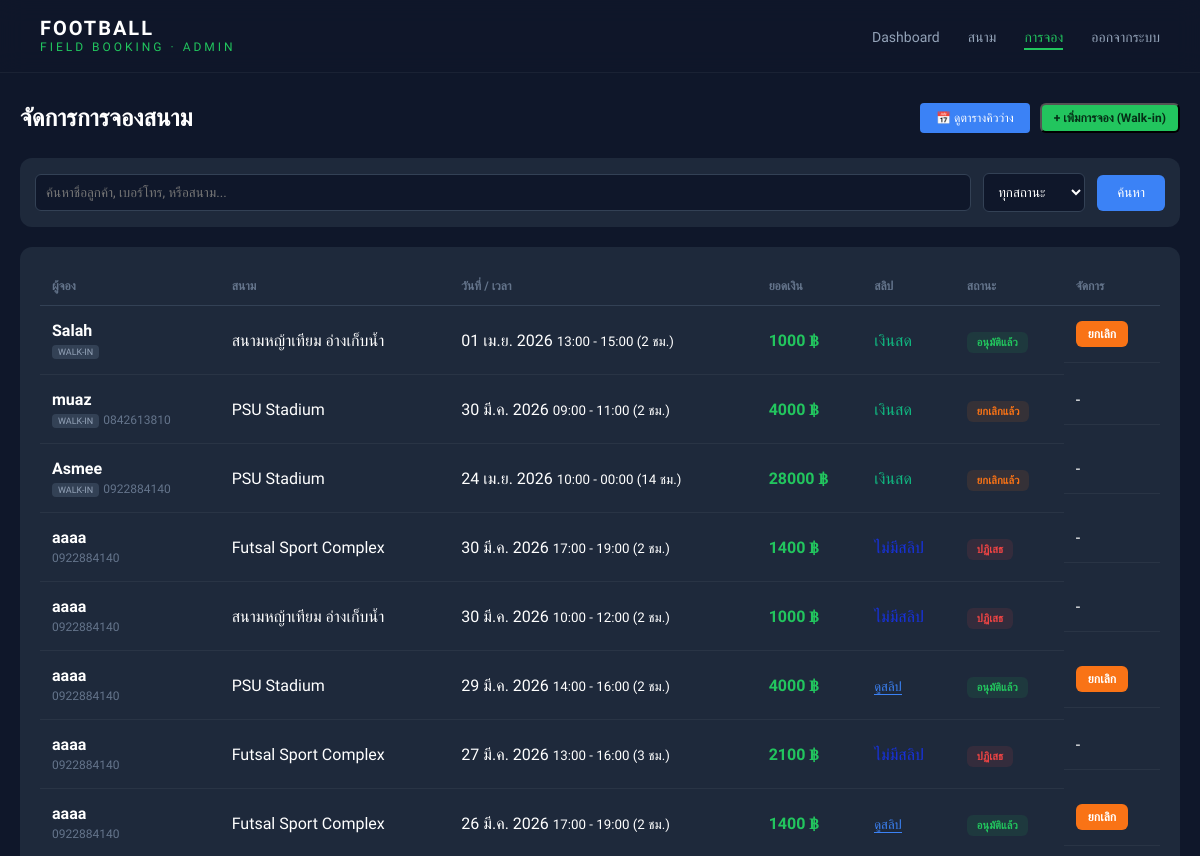
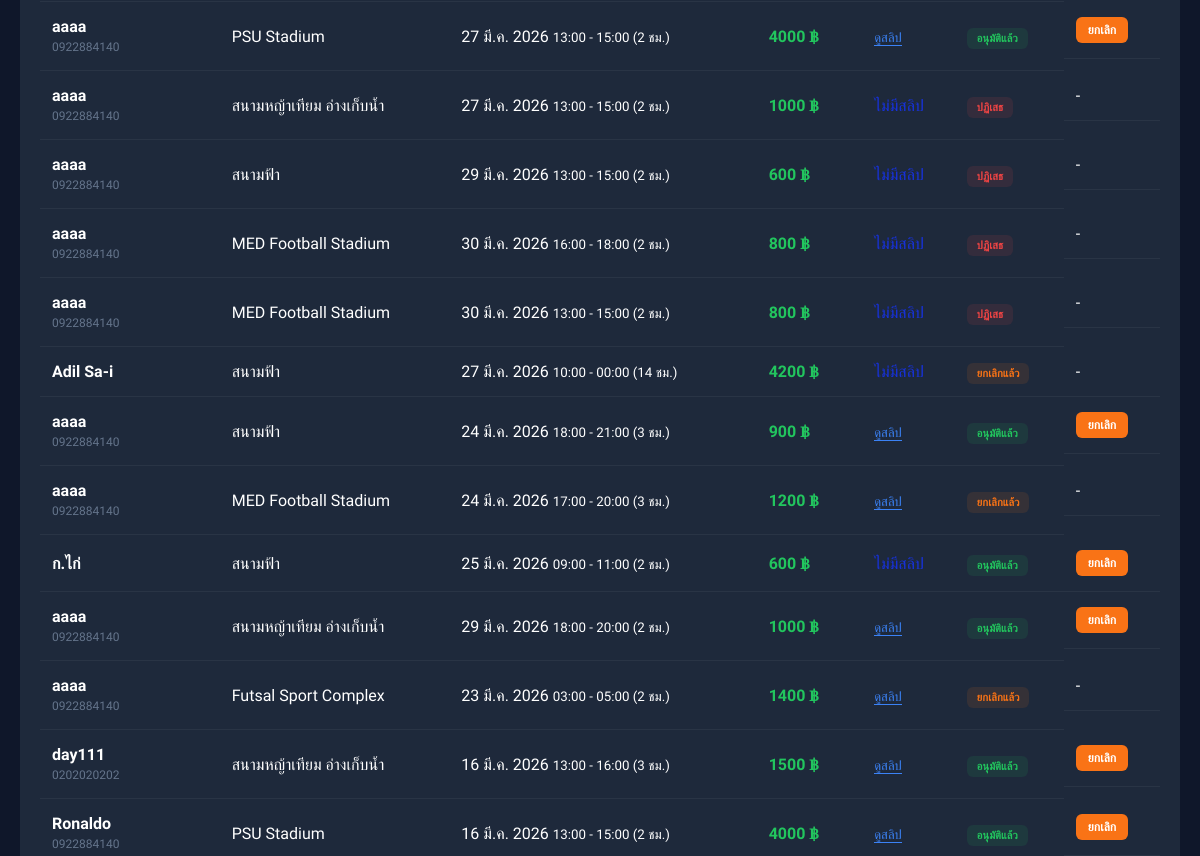
Before: /dashboard/bookings/ (signed in, upper part) with the older database file (2 pictures, top to bottom).
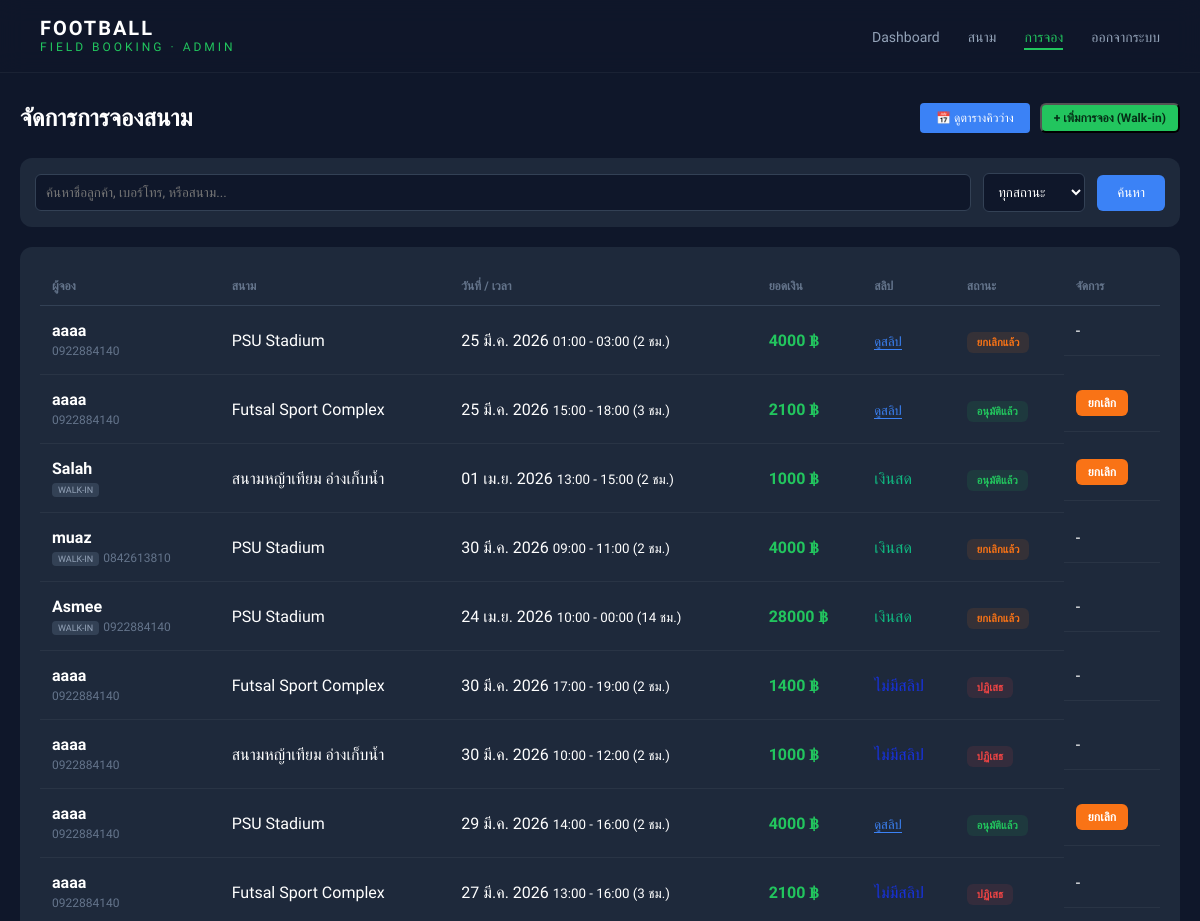
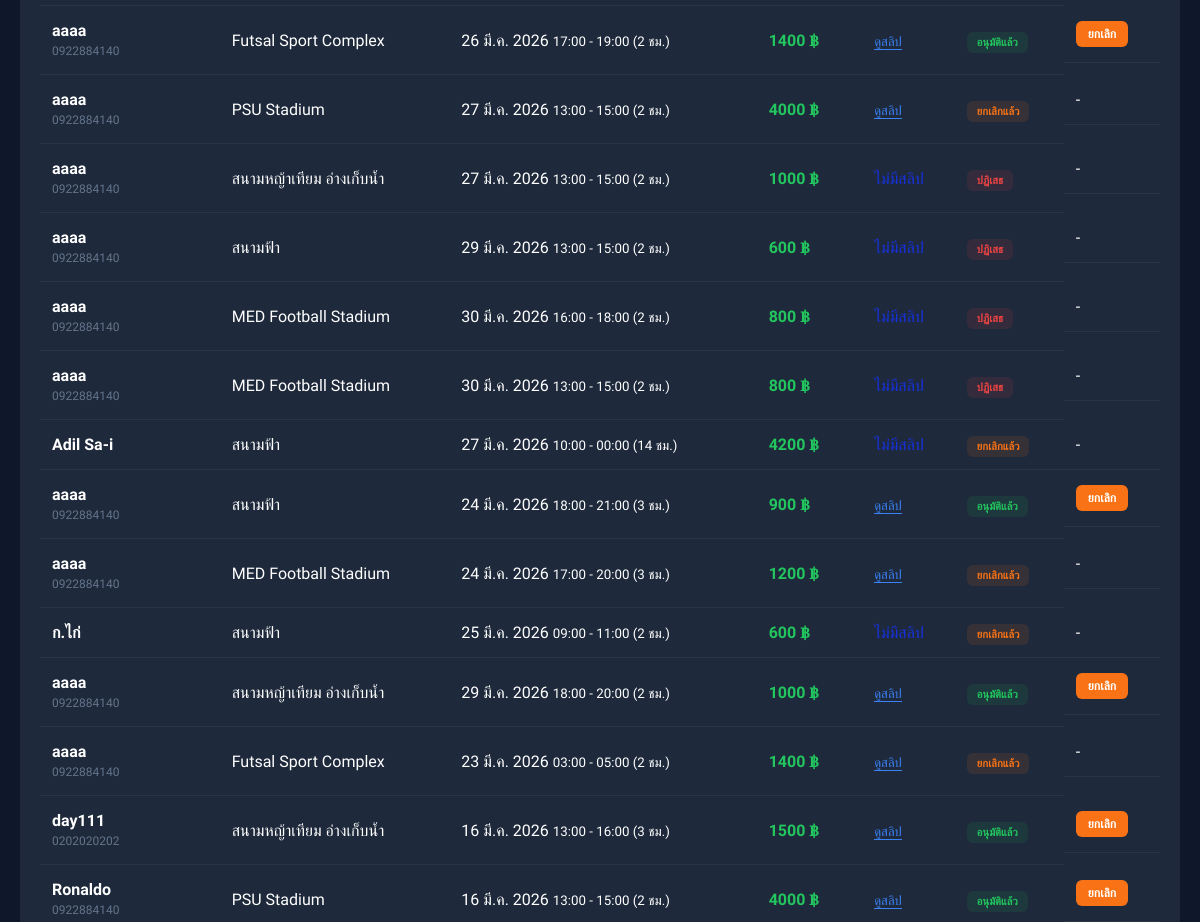
After: the same page with the newer database file (2 pictures, top to bottom).
### booking/models.py (models this page shows, shortened)
class Booking(models.Model):
    STATUS_CHOICES = (
        ('pending', 'Pending'),
        ('approved', 'Approved'),
        ('rejected', 'Rejected'),
        ('cancelled', 'Cancelled'),
    )
    user = models.ForeignKey(User, on_delete=models.SET_NULL, null=True, blank=True)
    field = models.ForeignKey(Field, on_delete=models.SET_NULL, null=True, blank=True)
    date = models.DateField()
    start_time = models.TimeField()
    end_time = models.TimeField()
    hours = models.IntegerField()
    total_price = models.IntegerField()
    status = models.CharField(max_length=10, choices=STATUS_CHOICES, default='pending')
    slip = models.ImageField(upload_to="slips/", null=True, blank=True)
    is_walkin = models.BooleanField(default=False)
    created_at = models.DateTimeField(auto_now_add=True)
    hours = models.IntegerField()
    water_packs = models.IntegerField(default=0)
    balls = models.IntegerField(default=0)
    class Meta:
        ordering = ['-created_at']

class Field(models.Model):
    name = models.CharField(max_length=100)
    field_type = models.CharField(max_length=20, choices=FIELD_TYPE)
    price = models.IntegerField()
    image = models.ImageField(upload_to='fields/', null=True, blank=True)
    open_time = models.TimeField()
    close_time = models.TimeField()
    is_active = models.BooleanField(default=True)

class Profile(models.Model):
    user = models.OneToOneField(User, on_delete=models.CASCADE)
    phone = models.CharField(max_length=20)

### booking/views.py (the view)
# urls.py: path('dashboard/bookings/', views.booking_management, name='booking_management'),
@login_required
def booking_management(request):
    if not request.user.is_superuser:
        return redirect("home")
    search_query = request.GET.get('q', '')
    status_filter = request.GET.get('status', '')
    bookings = Booking.objects.select_related("user", "field").order_by("-created_at")
    fields = Field.objects.all()
    if search_query:
        bookings = bookings.filter(
            Q(user__username__icontains=search_query) |
            Q(field__name__icontains=search_query)
        )
    if status_filter:
        bookings = bookings.filter(status=status_filter)
    context = {
        "bookings": bookings,
        "fields": fields,
        "search_query": search_query,
        "status_filter": status_filter,
    }
    return render(request, "booking/booking-management.html", context)

### booking/templates/booking/booking-management.html (shortened to what the changed rows need)
{% load static %}
<!DOCTYPE html>
<html lang="th">
<head>
    <link rel="stylesheet" href="{% static 'booking/css/booking-management.css' %}">
</head>
<body>
    <div class="container">
        <div class="header-section">
            <h1>จัดการการจองสนาม</h1>
        </div>
        <div class="table-box">
            <table class="booking-table">
                <thead>
                    <tr>
                        <th>ผู้จอง</th>
                        <th>สนาม</th>
                        <th>วันที่ / เวลา</th>
                        <th>ยอดเงิน</th>
                        <th>สลิป</th>
                        <th>สถานะ</th>
                        <th>จัดการ</th>
                    </tr>
                </thead>
                <tbody>
                    {% for booking in bookings %}
                    <tr>
                        <td>
                            <div class="user-info">
                                <span class="username">{{ booking.user.username }}</span>
                                {% if booking.is_walkin %}
                                <span class="badge-walkin">WALK-IN</span>
                                {% endif %}
                                <small class="phone">{{ booking.user.profile.phone }}</small>
                            </div>
                        </td>
                        <td><span class="field-name">{{ booking.field.name }}</span></td>
                        <td>
                            <div class="time-info">
                                <span>{{ booking.date|date:"d M Y" }}</span>
                                <small>{{ booking.start_time|time:"H:i" }} - {{ booking.end_time|time:"H:i" }} ({{ booking.hours }} ชม.)</small>
                            </div>
                        </td>
                        <td><span class="price-tag">{{ booking.total_price }} ฿</span></td>
                        <td>
                            {% if booking.is_walkin %}
                            <span class="no-slip" style="color: #10b981; font-weight: 500;">เงินสด</span>
                            {% elif booking.slip %}
                            <a href="{{ booking.slip.url }}" target="_blank" class="btn-view-slip">ดูสลิป</a>
                            {% else %}
                            <span class="no-slip" style="color: #1732dd; font-weight: 500;">ไม่มีสลิป</span>
                            {% endif %}
                        </td>
                        <td>
                            <span class="status {{ booking.status }}">
                                {% if booking.status == "pending" %}รอตรวจสอบ
                                {% elif booking.status == "approved" %}อนุมัติแล้ว
                                {% elif booking.status == "cancelled" %}ยกเลิกแล้ว
                                {% else %}ปฏิเสธ{% endif %}
                            </span>
                        </td>
                        <td class="action-cell">
                            {% if booking.status == "pending" %}
                            <a href="{% url 'approve_booking' booking.id %}" class="btn approve">อนุมัติ</a>
                            <a href="{% url 'reject_booking' booking.id %}" class="btn reject">ปฏิเสธ</a>
                            {% elif booking.status == "approved" %}
                            <a href="{% url 'cancel_booking' booking.id %}" class="btn cancel"
                                onclick="return confirm('ยืนยันการยกเลิก?')">ยกเลิก</a>
                            {% else %}-{% endif %}
                        </td>
                    </tr>
                    {% empty %}
                    <tr>
                        <td colspan="7" style="text-align: center; padding: 40px; color: #64748b;">ไม่พบข้อมูลการจอง
                        </td>
                    </tr>
                    {% endfor %}
                </tbody>
            </table>
        </div>
    </div>
</body>
</html>

Changed rows visible on the page:
added Booking: user.username "aaaa", user.profile.phone "0922884140", field.name "PSU Stadium", date "25 มี.ค. 2026", start_time "01:00", end_time "03:00", hours "2", total_price "4000", status "ยกเลิกแล้ว"
added Booking: user.username "aaaa", user.profile.phone "0922884140", field.name "Futsal Sport Complex", date "25 มี.ค. 2026", start_time "15:00", end_time "18:00", hours "3", total_price "2100", status "อนุมัติแล้ว"
changed Booking (number 11 of 23 on the later page): status "อนุมัติแล้ว ยกเลิก" → "ยกเลิกแล้ว -"
changed Booking "ก.ไก่": status "อนุมัติแล้ว ยกเลิก" → "ยกเลิกแล้ว -"
